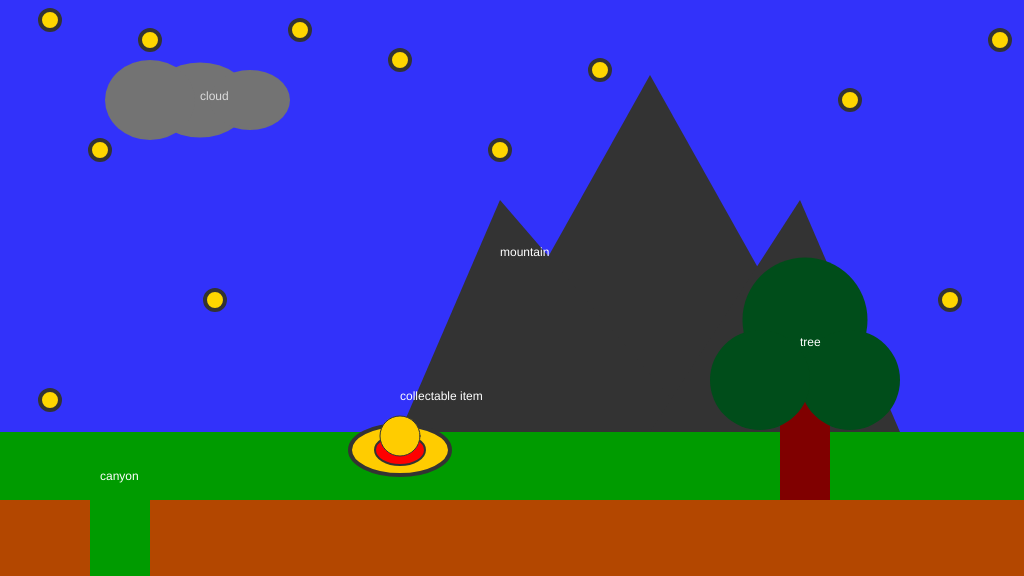
Frame 1 (no input)
Frame 60 (no input): identical to frame 1, image omitted
Frame 120 (the mouse pressed at the canvas centre since frame 60): identical to frame 1, image omitted

The p5.js sketch that drew this single still picture (run headless with seeded random() and noise() and a simulated clock; from frame 60 on, the mouse is pressed at the canvas centre):

// p5.js sketch
// ── sketch.js
/*

The Game Project

1 - Background Scenery

Use p5 drawing functions such as rect, ellipse, line, triangle and
point to draw the scenery as set out in the code comments. The items
should appear next to the text titles.

Each bit of scenery is worth two marks:

0 marks = not a reasonable attempt
1 mark = attempted but it's messy or lacks detail
2 marks = you've used several shape functions to create the scenery

I've given titles and chosen some base colours, but feel free to
imaginatively modify these and interpret the scenery titles loosely to
match your game theme.


WARNING: Do not get too carried away. If you're shape takes more than 5 lines
of code to draw then you've probably over done it.


*/

function setup()
{
	createCanvas(1024, 576);
}

function draw()
{
	background(50, 50, 250); //fill the sky blue

	noStroke();
	fill(0,155,0);
	rect(0, 432, 1024, 144); //draw some green ground

	//1. a cloud in the sky
    noStroke();
	fill('#737373');
    ellipse(200,100,100,75);
    ellipse(250,100,80,60);
    ellipse(150,100,90,80);

	noStroke();
	fill(220);
	text("cloud", 200, 100);

	//2. a mountain in the distance
	noStroke();
    fill(51);
    triangle(450,432,850,432,650,75);
    triangle(400,432,700,432,500,200);
    triangle(650,432,900,432,800,200);    
    
	noStroke();
	fill(255);
	text("mountain", 500, 256);

	//3. a tree
    noStroke();
    fill('#800000');
    rect(780,350,50,150)
    noStroke();
    fill('#004d1a');
    ellipse(805,320,125);
    ellipse(850,380,100);
    ellipse(760,380,100);

	noStroke();
	fill(255);
	text("tree", 800, 346);

	//4. a canyon
	//NB. the canyon should go from ground-level to the bottom of the screen

	noStroke();
    fill('#b34700');
    rect(0,500,90,100);
    rect(150,500,900,100);

	noStroke();
	fill(255);
	text("canyon", 100, 480);

	//5. a collectable token - eg. a jewel, fruit, coins
	//... add your code here
    strokeWeight(4);
    stroke(51);
    fill('#ffcc00');
    ellipse(400,450,100,50);
    strokeWeight(2);
    stroke(51);
    fill('red');
    ellipse(400,450,50,30);
    strokeWeight(1);
    stroke(51);
    fill('#ffcc00');
    ellipse(400,436,40,40);

	noStroke();
	fill(255);
	text("collectable item", 400, 400);
    
    //stars
    strokeWeight(4);
    stroke(51);
    fill(255,215,0);
    ellipse(50,20,20,20);
    ellipse(150,40,20,20);
    ellipse(300,30,20,20);
    ellipse(400,60,20,20);
    ellipse(600,70,20,20);
    ellipse(850,100,20,20);
    ellipse(1000,40,20,20);
    ellipse(100,150,20,20);
    ellipse(215,300,20,20);
    ellipse(500,150,20,20);
    ellipse(50,400,20,20);
    ellipse(950,300,20,20);
    
}
